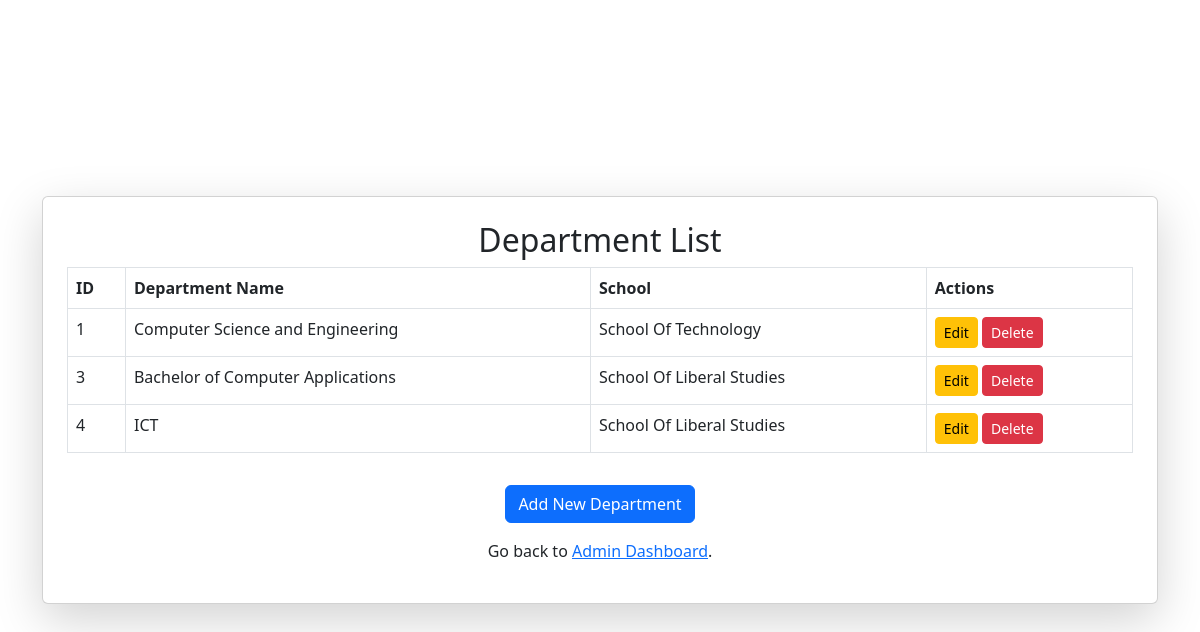
/manage_departments (signed in), run on the app's committed database.
### tables this page shows
CREATE TABLE Department (
                    id INTEGER PRIMARY KEY AUTOINCREMENT,
                    name TEXT NOT NULL,
                    school_id INTEGER,
                    FOREIGN KEY (school_id) REFERENCES School(id)
                   );

CREATE TABLE School (
                   id INTEGER PRIMARY KEY AUTOINCREMENT,
                   name TEXT NOT NULL
                );

### app.py (the view)
@app.route('/manage_departments')
@admin_required
def manage_departments():
    conn =sqlite3.connect(DB_PATH)
    cursor = conn.cursor()
    cursor.execute(
        '''SELECT Department.id, Department.name, School.name FROM Department JOIN School ON Department.school_id = School.id'''
    )
    departments = cursor.fetchall()
    conn.close()
    return render_template('manage_departments.html',departments = departments)

### app.py (called while the page is built)
@login_manager.user_loader
def load_user(user_id):
    conn = sqlite3.connect(DB_PATH)
    cursor = conn.cursor()
    cursor.execute("SELECT id, email, role FROM users WHERE id = ?", (user_id,))
    user = cursor.fetchone()
    conn.close()
    if user:
        return User(id=user[0], email=user[1], role=user[2])
    return None

def admin_required(f):
    @wraps(f)
    def decorated_function(*args, **kwargs):
        if 'user_id' not in session or session.get('role') != 'admin':
            return "Access Denied: Admins Only", 403
        return f(*args, **kwargs)
    return decorated_function

### templates/manage_departments.html (shortened to what this page needs)
<!DOCTYPE html>
<html lang="en">
<head>
    <link rel="stylesheet" href="https://cdn.jsdelivr.net/npm/bootstrap@5.3.0/dist/css/bootstrap.min.css">
</head>
<body class="d-flex justify-content-center align-items-center vh-100">
    <div class="container">
        <div class="card p-4 shadow-lg">
            <h2 class="text-center">Department List</h2>
            <table class="table table-bordered">
                <thead>
                    <tr>
                        <th>ID</th>
                        <th>Department Name</th>
                        <th>School</th>
                        <th>Actions</th>
                    </tr>
                </thead>
                <tbody>
                    {% for department in departments %}
                    <tr>
                        <td>{{ department[0] }}</td>
                        <td>{{ department[1] }}</td>
                        <td>{{ department[2] }}</td>
                        <td>
                            <a href="{{ url_for('edit_department', department_id=department[0]) }}" class="btn btn-warning btn-sm">Edit</a>
                            <a href="{{ url_for('delete_department', department_id=department[0]) }}" class="btn btn-danger btn-sm" onclick="return confirm('Are you sure?')">Delete</a>
                        </td>
                    </tr>
                    {% endfor %}
                </tbody>
            </table>
            <div class="text-center mt-3">
                <a href="{{ url_for('add_department') }}" class="btn btn-primary">Add New Department</a>
            </div>
            <p class="text-center mt-3">Go back to <a href="{{ url_for('admin_dashboard') }}">Admin Dashboard</a>.</p>
        </div>
    </div>
</body>
</html>

### data on the page
Department: id "1", name "Computer Science and Engineering", name "School Of Technology"
Department: id "3", name "Bachelor of Computer Applications", name "School Of Liberal Studies"
Department: id "4", name "ICT", name "School Of Liberal Studies"
